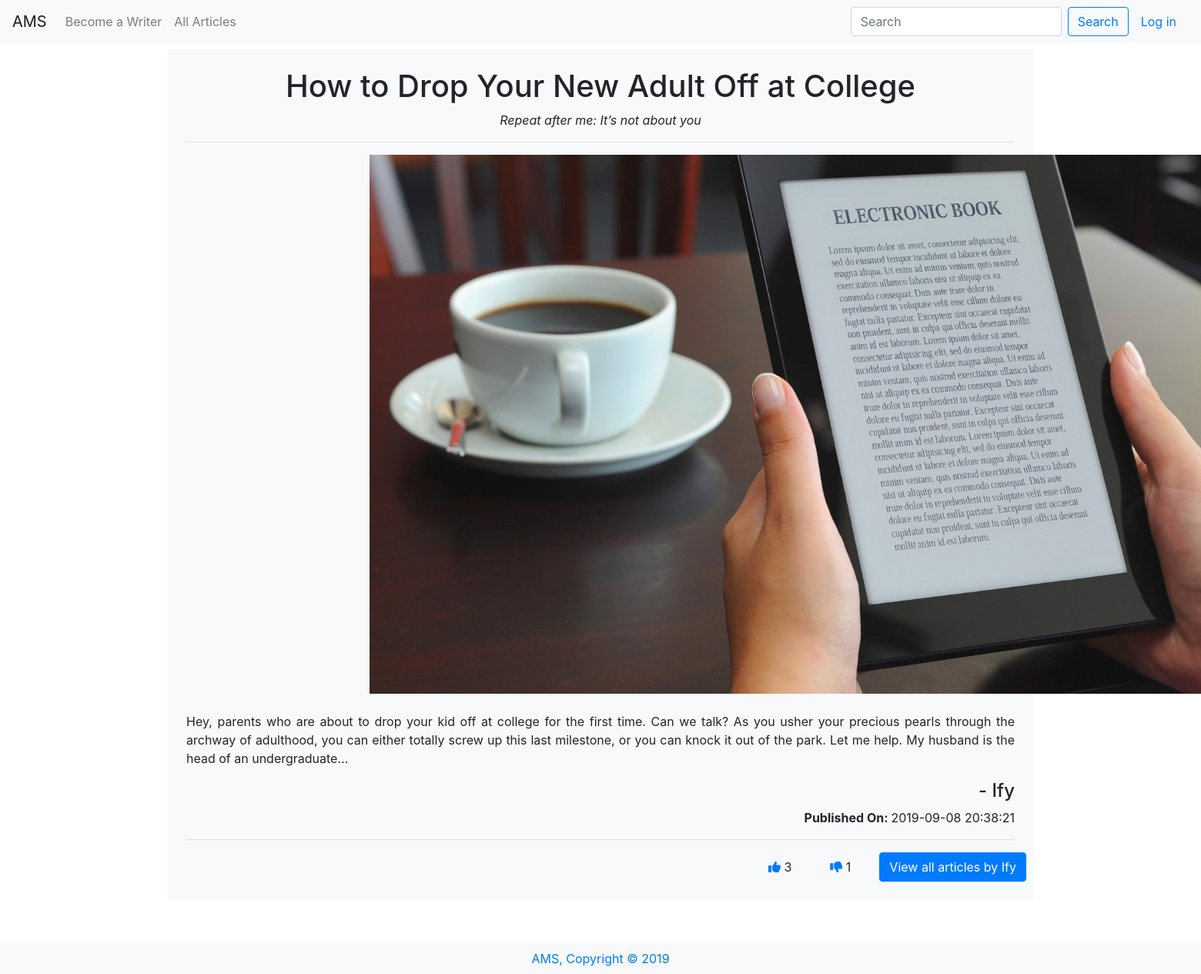
/viewone/16, run on the app's committed database.
### tables this page shows
CREATE TABLE 'articles' ('id' integer PRIMARY KEY AUTOINCREMENT NOT NULL, 'userid' smallint NOT NULL, 'title' varchar(255) NOT NULL, 'description' varchar(300) NOT NULL, 'content' text NOT NULL, 'like' smallint, 'dislike' smallint, 'image' bytea, 'date' timestamp NOT NULL DEFAULT CURRENT_TIMESTAMP);

CREATE TABLE users(
    id INTEGER NOT NULL PRIMARY KEY,
    username VARCHAR(255) NOT NULL UNIQUE,
    email VARCHAR(255) NOT NULL UNIQUE,
    password VARCHAR(255) NOT NULL
);

### application.py (the view)
@app.route("/viewone/<id>")
def viewone(id):
    rows = db.execute("SELECT * FROM users JOIN articles ON users.id = articles.userid WHERE articles.id=:id", id=id)
    if rows[0]['image']:
        rows[0]['image'] = "../" + rows[0]['image']
    return render_template("viewone.html", datum=rows[0])

### application.py (called while the page is built)
@app.after_request
def after_request(response):
    response.headers["Cache-Control"] = "no-cache, no-store, must-revalidate"
    response.headers["Expires"] = 0
    response.headers["Pragma"] = "no-cache"
    return response

### templates/viewone.html
{% extends "layout.html" %} {% block title %} View - {{ datum.title }} {% endblock %}
{% block main%}
      <div class="article mb-5 bg-light p-4">
        <div class="article_head">
        <h1>{{ datum.title }}</h1>
        <p><i>{{ datum.description }}</i></p>
      </div>
        <div class="article_body" id="more{{ datum.id }}">
        <hr>
        <div class="article_image mb-4"><img src="{{ datum.image }}" alt="{{ datum.title }}"></div>
        <p class="text-justify">{{ datum.content }}</p>
      </div>
      <h4 class="text-right">- {{ datum.username }}</h4>
      <p class="text-right"><b>Published On: </b>{{ datum.date }}</p>
      <hr>
        <div class="article_footer row">
          <a href="/like/{{ datum.id }}" class="btn mr-4 btn"><i class="fas fa-thumbs-up text-primary"></i>
            {{ datum.like }}</a>
        <a href="/dislike/{{ datum.id }}" class="btn mr-4 btn"><i class="fas fa-thumbs-down text-primary"></i>
            {{ datum.dislike }}</a>
          <a href="/viewall/{{ datum.userid }}"><button class="float-right btn btn-primary">View all articles by {{ datum.username }}</button></a>
        </div>
      </div>
    {% endblock %}

### static/styles.css (style rules this page uses)
h1 { text-align: center; }
.article_image { display: flex; max-height: 700px; }
.article_image img { object-fit: contain; }
.article_footer { display: flex; justify-content: flex-end; }

### data on the page
articles: title "How to Drop Your New Adult Off at College", description "Repeat after me: It’s not about you", image (picture), content "Hey, parents who are about to drop your kid off at college for the first time. Can we talk? As you usher your precious pearls through the archway of adulthood, you can either totally screw up this last milestone, or you can knock it out of the park. Let me help. My husband is the head of an undergraduate…", date "2019-09-08 20:38:21", like "3", dislike "1"
users: username "Ify"
